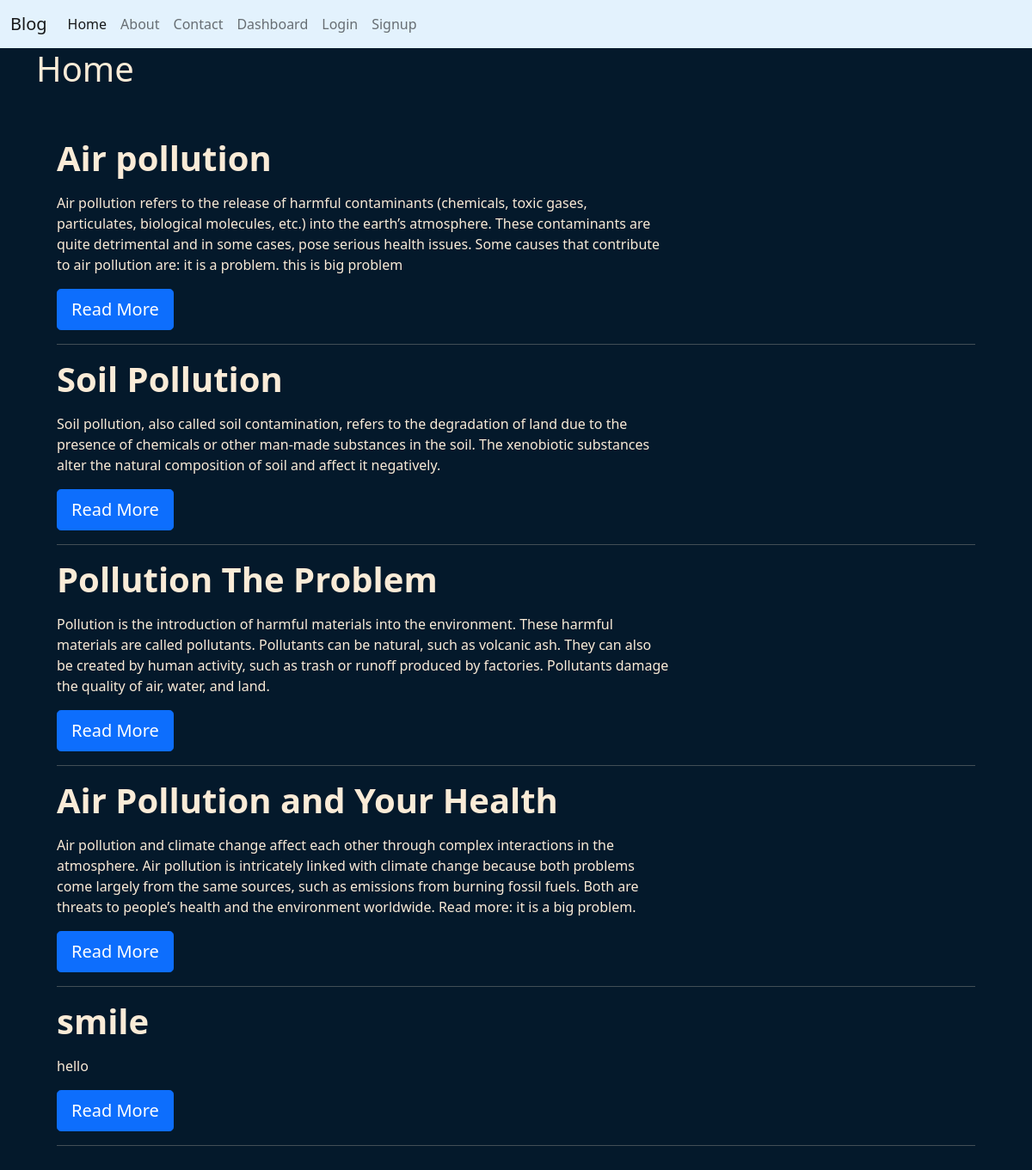
The page / on the database its author committed.
### newsapp/models.py (models this page shows)
class Post(models.Model):
    title = models.CharField(max_length=50)
    description = models.TextField()

### newsapp/views.py (the view)
# urls.py: path('',views.home,name="home"),
def home(request):
  posts = Post.objects.all()
  return render(request,'blog/home.html',{'posts':posts})

### newsapp/templates/blog/home.html
{% extends "blog/base.html" %}
{% load static %}
{% block content %}
<div class="container">
<h1>Home</h1>
<div class="container-fluid py-5">
  {% for post in posts %}
    <h3 class="display-6 fw-bold mb-3">{{post.title}}</h3>
    <p class="col-md-8 fs-6">{{post.description}}</p>
    <button class="btn btn-primary  btn-lg" type="button">Read More</button>
    <hr>
  {% endfor %}
  </div>
</div>
{% endblock %}

### newsapp/static/css/styles.css (style rules this page uses)
body { background-color: #04192b; color:antiquewhite; }

### rows shown on the page
Post: title "Air pollution", description "Air pollution refers to the release of harmful contaminants (chemicals, toxic gases, particulates, biological molecules, etc.) into the earth’s atmosphere. These contaminants are quite detrimental and in some cases, pose serious health issues. Some causes that contribute to air pollution are: it is a problem. this is big problem"
Post: title "Soil Pollution", description "Soil pollution, also called soil contamination, refers to the degradation of land due to the presence of chemicals or other man-made substances in the soil. The xenobiotic substances alter the natural composition of soil and affect it negatively."
Post: title "Pollution The Problem", description "Pollution is the introduction of harmful materials into the environment. These harmful materials are called pollutants. Pollutants can be natural, such as volcanic ash. They can also be created by human activity, such as trash or runoff produced by factories. Pollutants damage the quality of air, water, and land."
Post: title "Air Pollution and Your Health", description "Air pollution and climate change affect each other through complex interactions in the atmosphere. Air pollution is intricately linked with climate change because both problems come largely from the same sources, such as emissions from burning fossil fuels. Both are threats to people’s health and the environment worldwide. Read more: it is a big problem."
Post: title "smile", description "hello"
